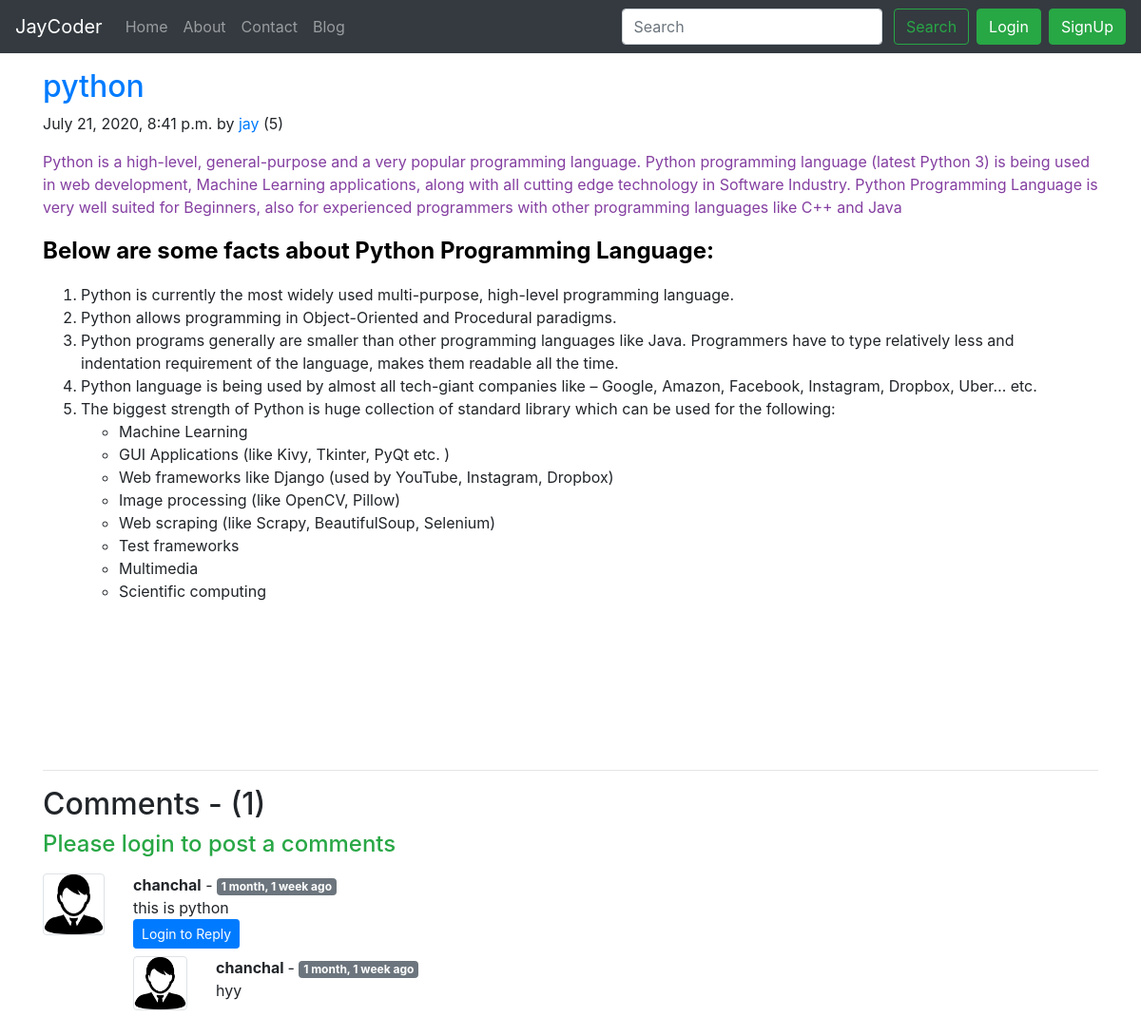
Page /blog/pyhon on the committed database.
### blog/models.py (models this page shows, shortened)
class Post(models.Model):
    sno=models.AutoField(primary_key=True)
    title=models.CharField(max_length=255)
    author=models.CharField(max_length=13)
    views=models.IntegerField(default=0)
    slug=models.CharField(max_length=130)
    content=models.TextField()
    timestamp=models.DateTimeField(blank=True)

class BlogComment(models.Model):
    sno=models.AutoField(primary_key=True)
    comment=models.TextField()
    user=models.ForeignKey(User, on_delete=models.CASCADE)
    post=models.ForeignKey(Post, on_delete=models.CASCADE)
    parent=models.ForeignKey('self', on_delete=models.CASCADE, null=True)
    timestamp=models.DateTimeField(default=now)

### blog/views.py (the view)
# urls.py: path('<str:slug>', views.blogpost, name='blogpost'),
def blogpost(request, slug):
    post=Post.objects.filter(slug=slug).first()
    post.views=post.views + 1
    post.save()
    comments=BlogComment.objects.filter(post=post, parent=None)
    replies=BlogComment.objects.filter(post=post).exclude(parent=None)
    replydict={}
    for reply in replies:
        if reply.parent.sno not in replydict.keys():
            replydict[reply.parent.sno]=[reply]
        else:
            replydict[reply.parent.sno].append(reply)
    context={'post':post, 'comments':comments, 'user':request.user, 'replydict':replydict}
    return render(request, 'blog/blogpost.html', context)

### blog/templatetags/extras.py (called while the page is built)
@register.filter(name='get_val')
def get_val(dict, key):
    return dict.get(key)

### templates/blog/blogpost.html (shortened to what this page needs)
{% extends 'base.html' %}
{% block body %}
{% load humanize %}
{% load extras %}
<div class="container my-3">
        <h2 class="blog-post-title text-primary">{{post.title}}</h2>
        <p class="blog-post-meta">{{post.timestamp}} by <a href="#">{{post.author}}</a>
        (<span>{{post.views}}</span>) </p>
        <p>{{post.content|safe}}</p>
        <hr>
</div>
<div class="container">
        <h2>Comments - ({{comments.count}})</h2>
        <div class="my-2">
                {% if user.is_authenticated %}
                <form action="/blog/postcomment" method="post">
                        {% csrf_token %}
                        <div class="form-group">
                                <label for="exampleInputEmail1">Post Comment</label>
                                <input type="text" class="form-control" name="comment" id="comment"
                                        placeholder="Enter comment here">
                        </div>
                        <input type="hidden" name="postsno" value="{{post.sno}}">
                        <input type="hidden" name="parentsno" value="">
                        <button type="submit" class="btn btn-primary">Submit</button>
                </form>
                {% else %}
                <h4 class="text-success">Please login to post a comments</h4>
                {% endif %}
        </div>
        {% for comment in comments %}
        <div class="row my-3">
                <div class="col-md-1 ">
                        <img class="rounded w-100 border border.primary" src="/static/img/user.png" alt="">
                </div>
                <div class="col-md-11"><b>{{comment.user.username}}</b>
                        - <span class="badge badge-secondary">{{comment.timestamp | naturaltime}}
                        </span>
                        <div>{{comment.comment}}</div>
                        <div class="reply mx-0">
                                {% if user.is_authenticated %}
                                <button class="btn btn-sm btn-primary" type="button" data-toggle="collapse"
                                        data-target="#replybox{{comment.sno}}" aria-expanded="false"
                                        aria-controls="replybox{{comment.sno}}">
                                        Reply
                                </button>
                                <div class="collapse" id="replybox{{comment.sno}}">
                                        <div class="card card-body my-2">
                                                <form action="/blog/postcomment" method="post">
                                                        {% csrf_token %}
                                                        <div class="form-group">
                                                                <label for="comment">Post Reply</label>
                                                                <input type="text" class="form-control" name="comment"
                                                                        id="comment" placeholder="Enter reply here">
                                                                <input type="hidden" name="parentsno"
                                                                        value={{comment.sno}}>
                                                        </div>
                                                        <input type="hidden" name="postsno" value="{{post.sno}}">
                                                        <button type="submit" class="btn btn-primary">Submit</button>
                                                </form>
                                        </div>
                                </div>
                                {% else %}
                                <button class="btn btn-sm btn-primary" type="button" data-toggle="collapse"
                                        data-target="#replybox{{comment.sno}}" aria-expanded="false"
                                        aria-controls="replybox{{comment.sno}}"  dissabled>
                                        Login to Reply
                                </button>
                                {% endif %}
                                <div class="replies  my-2">
                                        {% for reply in replydict|get_val:comment.sno %}
                                        <div class="row my-2">
                                                <div class="col-md-1 ">
                                                        <img class="rounded w-100 border border.primary"
                                                                src="/static/img/user.png" alt="">
                                                </div>
                                                <div class="col-md-11"><b>{{reply.user.username}}
                                                </b>- <span class="badge badge-secondary">{{reply.timestamp | naturaltime}}</span>
                                                <div>{{reply.comment}}</div>
                                                </div>
                                        </div>
                                        <br>
                                        {% endfor %}
                                </div>
                        </div>
                </div>
        </div>
        {% endfor %}
</div>
{% endblock body %}

### rows in the picture
Post: title "python", timestamp "July 21, 2020, 8:41 p.m.", author "jay", views "5", content "Python is a high-level, general-purpose and a very popular programming language. Python programming language (latest Python 3) is being used in web development, Machine Learning applications, along with all cutting edge technology in Software Industry. Python Programming Language is very well suited for Beginners, also for experienced programmers with other programming languages like C++ and Java Below are some facts about Python Programming Language: Python is currently the most widely used multi-purpose, high-level programming language. Python allows programming in Object-Oriented and Procedural paradigms. Python programs generally are smaller than other programming languages like Java.…"
BlogComment: user.username "chanchal", timestamp "1 month, 1 week ago", comment "this is python"
BlogComment: user.username "chanchal", timestamp "1 month, 1 week ago", comment "hyy"

### other values in the picture
{{ comments.count }} "1"
